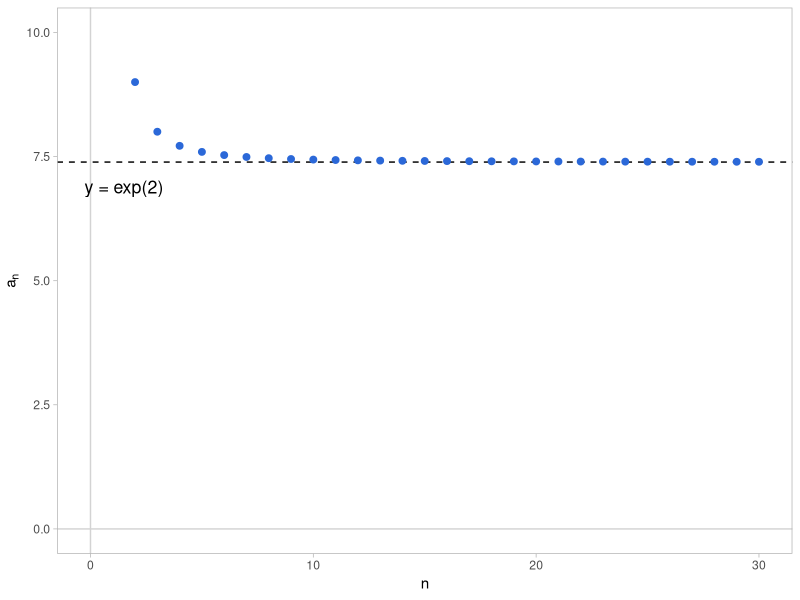

Source code (R):
##########################################
# Gráfico ejemplo sobre regla de L'Hôpital
#              en sucesiones.
#########################################

# options(help_type = "text")

# Paquete a usar. ----------------
library(ggplot2)


# Gráfico. ----------------------
n <- 2:30
a_n <- ((n + 1)/(n - 1))^(n)
seq_df <- data.frame(n, a_n)

limit_lhopital_plot <- ggplot() +
  geom_vline(xintercept = 0, color = "lightgrey") +
  geom_hline(yintercept = 0, color = "lightgrey") +
  geom_hline(yintercept = exp(2), linetype = "dashed") +
  geom_point(data = seq_df, aes(x = n, y = a_n),
             color = "#2b68d8", size = 2) +
  annotate(geom = "text", x = 1.5, y = exp(2) - 0.5,
           label = "y = exp(2)", size = 4.5) +
  expand_limits(x = 0, y = c(0, 10)) +
  theme_light() +
  theme(panel.grid = element_blank()) +
  labs(y = expression(a[n]))

ggsave(file = "limit-lhopital-example.jpg", plot = limit_lhopital_plot,
       height = 4, width = 7)


